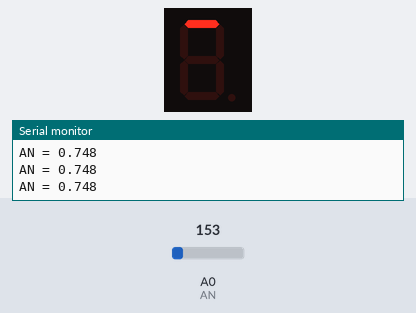
Bench run of a sketch on a simulated Arduino Uno, built with avr-gcc and run on an emulated ATmega328P. On the bench: 1-digit seven-segment display, the last lines printed to the serial monitor. Wiring (inferred from the names in the program): 1-digit 7-segment display, segments lit when LOW: segments pin 7, pin 8, pin 9, pin 10, pin 11, pin 12, pin 13. Inputs (shaded band) come from the test bench; at power-on: A0 (AN) = 153. The segment pins are drawn as the display they are named for.

Above: at 1.2 s.
1.3 s: A0 (AN) set to 197
2.8 s: A0 (AN) set to 221
At 3.2 s:
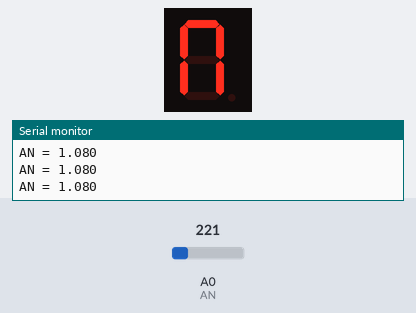
4.3 s: A0 (AN) set to 191
At 5.3 s:
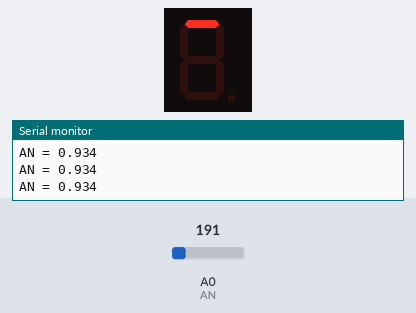
Timing chart, 0 to 7.3 s (numbered marks = the images above; inputs shaded):
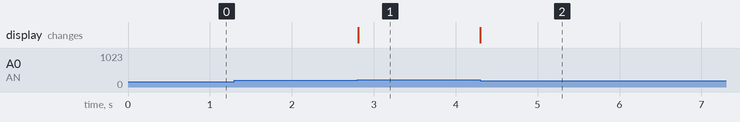

The sketch:

N_010.ino
```cpp
/*
Author: Thiago Santos Tassinari
Data: 21
/10/2020
*/

/* Descrição do projeto:
<!------------------------------Sensor de temperatura------------------------------------------->

Desenvolver um programa que leia o valor analógico da tensão de saída do
potenciômetro e indique a tensão no display de 7 segmentos. O programa deve mostrar
no display apenas o valor inteiro da tensão. (Ex: Se valor lido no multímetro for 3,95V
indicar apenas o 3 no display). Além disso, indique na serial, com precisão de duas casas
decimais, o valor da tensão lida pelo potenciômetro.

<!--------------------------------------------------------------------------------------------->

<!----------------------------Componenetes necessários----------------------------------------->
  - Arduino UNO;
  - Protoboard;
  - Visor de 7 Segmentos;
  - Multímetro;
  - Jumpers;
  - Potenciômetro (ou registor variável);
  - Resistor: 150Ohm
<!--------------------------------------------------------------------------------------------->
*/

// Varíaveis de entrada nas portas

int AN = A0;
int MOTOR = 3;

int DA = 9;
int DB = 10;
int DC = 13;
int DD = 12;
int DE = 11;
int DF = 8;
int DG = 7;

// Variáveis para entrada analógica do sensor de temperatura TMP36
int16_t analogica = 0;
double tensao = 0;
uint8_t i = 0;

// Varíavel para guardar os bytecodes necessários para registrar a saída do sinal para o potenciômetro
byte display[16] =
{  0b01111110,// = Digito 0
   0b00110000,// = Digito 1
   0b01101101,// = Digito 2
   0b01111001,// = Digito 3
   0b00110011,// = Digito 4
   0b01011011,// = Digito 5
   0b01011111,// = Digito 6
   0b01110000,// = Digito 7
   0b01111111,// = Digito 8
   0b01110011,// = Digito 9
   0b01110111,// = Digito A
   0b00011111,// = Digito B
   0b01001110,// = Digito C
   0b00111101,// = Digito D
   0b01001111,// = Digito E
   0b01000111}; // = Digito F

void setup() {
	Serial.begin(115200);

   for(i = 7; i <= 13; i++) pinMode(i , 1); // Configura pinos como saidas
}

void atualiza_display(byte t) {
   bool status = 0;

   status = display[t] & 0b01000000;
   digitalWrite(DA, status);

   status = display[t] & 0b00100000;
   digitalWrite(DB, status);

   status = display[t] & 0b00010000;
   digitalWrite(DC, status);

   status = display[t] & 0b00001000;
   digitalWrite(DD, status);

   status = display[t] & 0b00000100;
   digitalWrite(DE, status);

   status = display[t] & 0b00000010;
   digitalWrite(DF, status);

   status = display[t] & 0b00000001;
   digitalWrite(DG, status);
}

void loop() {
	analogica = analogRead(AN); // Lê entrada anoliga de 10 bits e atribui à variável 'anlógica'.

   tensao = (double) analogica / 1023 * 5;

   // Imprime na serial
	Serial.print("AN = ");
	Serial.println((double) tensao, 3); // Para que o arredondamento não interfira, ex 1,99 = 2.00 , mostra 1 no display e 2 na serial

   atualiza_display(tensao); // apenas inteiro de 0 a 5;

	delay(25); // Para não travar o TinkerCad
}
```

Measured:
- the behaviour switches between 204 and 205 on A0 (AN) (found by bisection; images 0 and 1)
- after the input at 2.8 s, the display: changes at once (image 1)
- after the input at 4.3 s, the display: changes at once (image 2)
